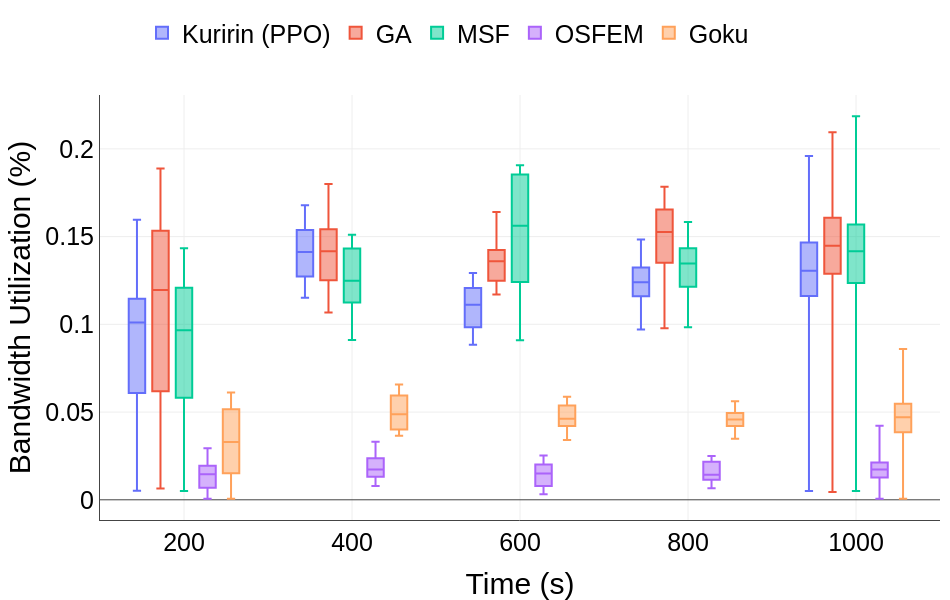

Source (notebook cell):
### Code cell
# Criando o gráfico de box plot
fig = px.box(
    df_long,
    x="Time (s)",
    y="Bandwidth Utilization (%)",
    color="Method",
    title=None,
    orientation="v",
    points=False,
)

fig.update_traces(quartilemethod="exclusive")


draft_template = go.layout.Template()
draft_template.layout.annotations = [
    dict(
        name="draft watermark",
        text="",
        textangle=-30,
        opacity=0.1,
        font=dict(color="black", size=100),
        xref="paper",
        yref="paper",
        x=0.5,
        y=0.5,
        showarrow=False,
    )
]

fig.update_layout(
    yaxis=dict(showline=True, showgrid=True),
    xaxis=dict(showline=True, showgrid=True),
    legend_title=None,
    margin=dict(l=100, r=10, b=80, t=25),
    autosize=True,
    width=950,
    height=600,
    template=draft_template,
    legend=dict(x=0.05, y=1.2, traceorder="normal", orientation="h"),
    font=dict(family="Arial", size=25, color="Black"),
)

# Exibindo o gráfico
fig.show()

### Figure 1 — Plotly figure (JSON) as saved in the notebook; plotly's stock layout.template omitted (floating-point values rounded to 4 significant figures; data arrays with more than 128 entries replaced by an {"elided": "..."} marker saying what was removed)
{"data": [{"alignmentgroup": "True", "boxpoints": false, "hovertemplate": "Method=Kuririn (PPO)<br>Time (s)=%{x}<br>Bandwidth Utilization (%)=%{y}<extra></extra>", "legendgroup": "Kuririn (PPO)", "marker": {"color": "#636efa"}, "name": "Kuririn (PPO)", "notched": false, "offsetgroup": "Kuririn (PPO)", "orientation": "v", "quartilemethod": "exclusive", "showlegend": true, "type": "box", "x": {"elided": "3522 int values"}, "x0": " ", "xaxis": "x", "y": {"elided": "3522 str values"}, "y0": " ", "yaxis": "y"}, {"alignmentgroup": "True", "boxpoints": false, "hovertemplate": "Method=GA<br>Time (s)=%{x}<br>Bandwidth Utilization (%)=%{y}<extra></extra>", "legendgroup": "GA", "marker": {"color": "#EF553B"}, "name": "GA", "notched": false, "offsetgroup": "GA", "orientation": "v", "quartilemethod": "exclusive", "showlegend": true, "type": "box", "x": {"elided": "3522 int values"}, "x0": " ", "xaxis": "x", "y": {"elided": "3522 str values"}, "y0": " ", "yaxis": "y"}, {"alignmentgroup": "True", "boxpoints": false, "hovertemplate": "Method=MSF<br>Time (s)=%{x}<br>Bandwidth Utilization (%)=%{y}<extra></extra>", "legendgroup": "MSF", "marker": {"color": "#00cc96"}, "name": "MSF", "notched": false, "offsetgroup": "MSF", "orientation": "v", "quartilemethod": "exclusive", "showlegend": true, "type": "box", "x": {"elided": "3522 int values"}, "x0": " ", "xaxis": "x", "y": {"elided": "3522 str values"}, "y0": " ", "yaxis": "y"}, {"alignmentgroup": "True", "boxpoints": false, "hovertemplate": "Method=OSFEM<br>Time (s)=%{x}<br>Bandwidth Utilization (%)=%{y}<extra></extra>", "legendgroup": "OSFEM", "marker": {"color": "#ab63fa"}, "name": "OSFEM", "notched": false, "offsetgroup": "OSFEM", "orientation": "v", "quartilemethod": "exclusive", "showlegend": true, "type": "box", "x": {"elided": "3522 int values"}, "x0": " ", "xaxis": "x", "y": {"elided": "3522 str values"}, "y0": " ", "yaxis": "y"}, {"alignmentgroup": "True", "boxpoints": false, "hovertemplate": "Method=Goku<br>Time (s)=%{x}<br>Bandwidth Utilization (%)=%{y}<extra></extra>", "legendgroup": "Goku", "marker": {"color": "#FFA15A"}, "name": "Goku", "notched": false, "offsetgroup": "Goku", "orientation": "v", "quartilemethod": "exclusive", "showlegend": true, "type": "box", "x": {"elided": "3522 int values"}, "x0": " ", "xaxis": "x", "y": {"elided": "3522 str values"}, "y0": " ", "yaxis": "y"}], "layout": {"autosize": true, "boxmode": "group", "font": {"color": "Black", "family": "Arial", "size": 25}, "height": 600, "legend": {"orientation": "h", "title": {}, "tracegroupgap": 0, "traceorder": "normal", "x": 0.05, "y": 1.2}, "margin": {"b": 80, "l": 100, "r": 10, "t": 25}, "width": 950, "xaxis": {"anchor": "y", "domain": [0, 1], "showgrid": true, "showline": true, "title": {"text": "Time (s)"}}, "yaxis": {"anchor": "x", "domain": [0, 1], "showgrid": true, "showline": true, "title": {"text": "Bandwidth Utilization (%)"}}}}
